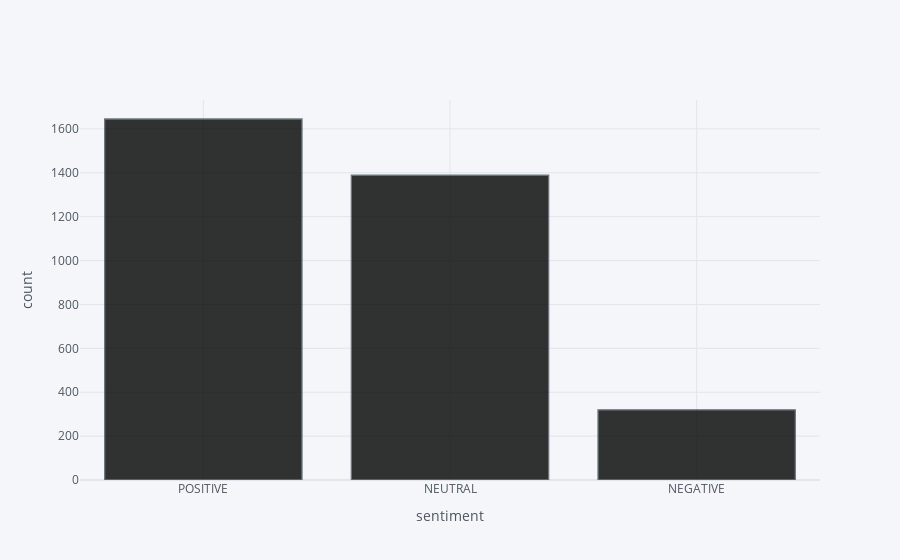

Source (notebook cell):
### Code cell
df2["label"].iplot(kind="hist",color="black",xTitle="sentiment",yTitle="count")

### Figure 1 — Plotly figure (JSON) as saved in the notebook; plotly's stock layout.template omitted (floating-point values rounded to 4 significant figures; data arrays with more than 128 entries replaced by an {"elided": "..."} marker saying what was removed)
{"data": [{"histfunc": "count", "histnorm": "", "marker": {"color": "rgba(0, 0, 0, 1.0)", "line": {"color": "#4D5663", "width": 1.3}}, "name": "label", "opacity": 0.8, "orientation": "v", "type": "histogram", "x": {"elided": "3354 str values"}}], "layout": {"barmode": "overlay", "legend": {"bgcolor": "#F5F6F9", "font": {"color": "#4D5663"}}, "paper_bgcolor": "#F5F6F9", "plot_bgcolor": "#F5F6F9", "title": {"font": {"color": "#4D5663"}}, "xaxis": {"gridcolor": "#E1E5ED", "showgrid": true, "tickfont": {"color": "#4D5663"}, "title": {"font": {"color": "#4D5663"}, "text": "sentiment"}, "zerolinecolor": "#E1E5ED"}, "yaxis": {"gridcolor": "#E1E5ED", "showgrid": true, "tickfont": {"color": "#4D5663"}, "title": {"font": {"color": "#4D5663"}, "text": "count"}, "zerolinecolor": "#E1E5ED"}}}
